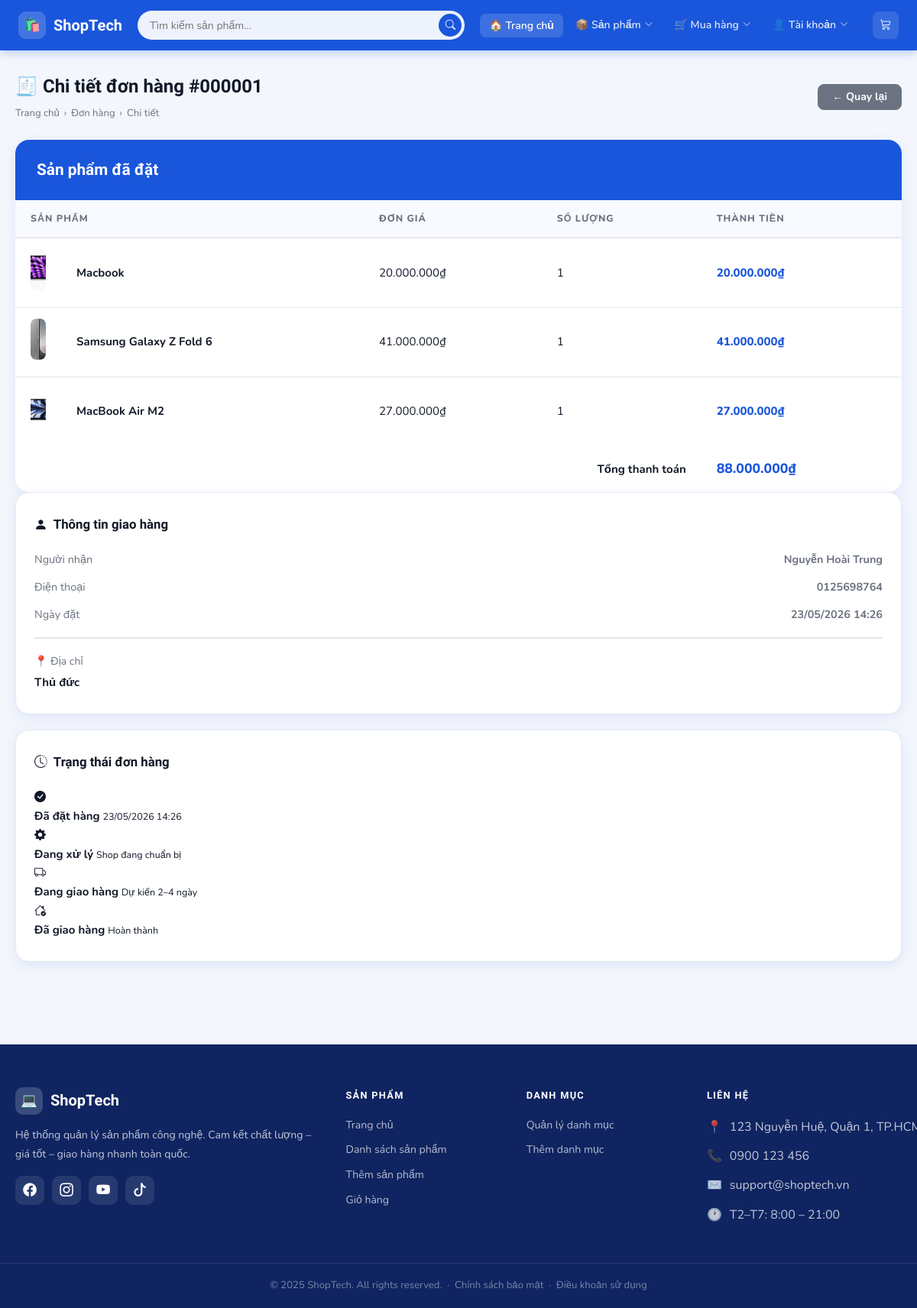
Screenshot of /Product/orderDetail/1 with the database file from the repository.
### tables this page shows
CREATE TABLE IF NOT EXISTS `orders` (
  `id` int NOT NULL AUTO_INCREMENT,
  `name` varchar(255) NOT NULL,
  `phone` varchar(20) NOT NULL,
  `address` text NOT NULL,
  `created_at` timestamp NULL DEFAULT CURRENT_TIMESTAMP,
  PRIMARY KEY (`id`)
);

CREATE TABLE IF NOT EXISTS `order_details` (
  `id` int NOT NULL AUTO_INCREMENT,
  `order_id` int NOT NULL,
  `product_id` int NOT NULL,
  `quantity` int NOT NULL,
  `price` decimal(10,2) NOT NULL,
  PRIMARY KEY (`id`),
  KEY `order_id` (`order_id`),
  CONSTRAINT `order_details_ibfk_1` FOREIGN KEY (`order_id`) REFERENCES `orders` (`id`)
);

CREATE TABLE IF NOT EXISTS `product` (
  `id` int NOT NULL AUTO_INCREMENT,
  `name` varchar(100) NOT NULL,
  `description` text,
  `price` decimal(10,2) NOT NULL,
  `image` varchar(255) DEFAULT NULL,
  `category_id` int DEFAULT NULL,
  PRIMARY KEY (`id`),
  KEY `category_id` (`category_id`),
  CONSTRAINT `product_ibfk_1` FOREIGN KEY (`category_id`) REFERENCES `category` (`id`) ON DELETE CASCADE
);

### app/controllers/ProductController.php (called while the page is built, shortened)
<?php
require_once('app/config/database.php');
require_once('app/models/OrderModel.php');
class ProductController
{
    private $db;
    public function __construct()
    {
        $this->db = (new Database())->getConnection();
    }
public function orderDetail($id)
{
    $orderModel   = new OrderModel($this->db);
    $order        = $orderModel->getOrderById($id);
    $orderDetails = $orderModel->getOrderDetails($id);
    include 'app/views/product/order_detail.php';
}
}
?>

### index.php (called while the page is built, shortened)
<?php
$url = $_GET['url'] ?? 'product';
$url = rtrim($url, '/');
$url = filter_var($url, FILTER_SANITIZE_URL);
$url = explode('/', $url);
$action = isset($url[1]) && $url[1] != ''
    ? $url[1]
    : 'index';
$controller = new $controllerName();
call_user_func_array([$controller, $action], array_slice($url, 2));
?>

### app/config/database.php (called while the page is built, shortened)
<?php
class Database
{
    private $host = "localhost";
    private $db_name = "my_store";
    private $username = "root";
    private $password = "";
    public function getConnection()
    {
        $this->conn = null;
        try {
            $this->conn = new PDO(
                "mysql:host=" . $this->host . ";dbname=" . $this->db_name,
                $this->username,
                $this->password
            );
            $this->conn->exec("set names utf8");
        } catch (PDOException $exception) {
            echo "Connection error: " . $exception->getMessage();
        }
        return $this->conn;
    }
}

### app/models/OrderModel.php (called while the page is built, shortened)
<?php
class OrderModel
{
    private $db;
    public function __construct($db)
    {
        $this->db = $db;
    }
    public function getOrderById($id)
    {
        $stmt = $this->db->prepare("SELECT * FROM orders WHERE id = ?");
        $stmt->execute([$id]);
        return $stmt->fetch(PDO::FETCH_OBJ);
    }
    public function getOrderDetails($order_id)
    {
        $stmt = $this->db->prepare(
            "SELECT od.*, p.name as product_name, p.image
             FROM order_details od
             LEFT JOIN product p ON od.product_id = p.id
             WHERE od.order_id = ?"
        );
        $stmt->execute([$order_id]);
        return $stmt->fetchAll(PDO::FETCH_OBJ);
    }
}

### app/views/product/order_detail.php (the view, shortened to what this page needs)
<?php include 'app/views/shares/header.php'; ?>
<div class="st-page">
<div class="st-container">
  <div class="st-page-head fade-up">
    <div>
      <h1>🧾 Chi tiết đơn hàng
        #<?php echo str_pad($order->id, 6, '0', STR_PAD_LEFT); ?>
      </h1>
      <div class="st-breadcrumb">
        <a href="/Product">Trang chủ</a> ›
        <a href="/Product/myOrders">Đơn hàng</a> ›
        <span>Chi tiết</span>
      </div>
    </div>
    <a href="/Product/myOrders" class="btn btn-secondary">
      ← Quay lại
    </a>
  </div>
  <div class="st-order-detail-layout">
    <div>
      <div class="st-table-card fade-up">
        <div class="st-table-header">
          <h1>Sản phẩm đã đặt</h1>
        </div>
        <table class="st-table">
          <thead>
            <tr>
              <th colspan="2">Sản phẩm</th>
              <th>Đơn giá</th>
              <th>Số lượng</th>
              <th>Thành tiền</th>
            </tr>
          </thead>
          <tbody>
            <?php
            $grandTotal = 0;
            foreach ($orderDetails as $d):
                $sub = $d->price * $d->quantity;
                $grandTotal += $sub;
            ?>
            <tr>
              <td style="width:60px">
                <?php if (!empty($d->image)): ?>
                  <img src="/<?php echo htmlspecialchars($d->image, ENT_QUOTES, 'UTF-8'); ?>"
                       style="width:54px;height:54px;object-fit:cover;border-radius:8px">
                <?php else: ?>
                  <div style="width:54px;height:54px;background:var(--bg-page);border-radius:8px;display:flex;align-items:center;justify-content:center;font-size:1.5rem">📦</div>
                <?php endif; ?>
              </td>
              <td style="font-weight:700">
                <?php echo htmlspecialchars($d->product_name, ENT_QUOTES, 'UTF-8'); ?>
              </td>
              <td><?php echo number_format($d->price, 0, ',', '.'); ?>₫</td>
              <td><?php echo $d->quantity; ?></td>
              <td style="font-weight:800;color:var(--primary)">
                <?php echo number_format($sub, 0, ',', '.'); ?>₫
              </td>
            </tr>
            <?php endforeach; ?>
          </tbody>
          <tfoot>
            <tr>
              <td colspan="4" style="text-align:right;font-weight:700;padding:16px 20px">
                Tổng thanh toán
              </td>
              <td style="font-weight:800;font-size:1.1rem;color:var(--primary);padding:16px 20px">
                <?php echo number_format($grandTotal, 0, ',', '.'); ?>₫
              </td>
            </tr>
          </tfoot>
        </table>
      </div>
    </div>
    <div class="st-order-detail-sidebar fade-up">
      <div class="st-cart-summary-box" style="margin-bottom:20px">
        <div class="st-summary-title"><i class="bi bi-person-fill"></i> Thông tin giao hàng</div>
        <div class="st-summary-rows">
          <div class="st-summary-row">
            <span>Người nhận</span>
            <strong><?php echo htmlspecialchars($order->name, ENT_QUOTES, 'UTF-8'); ?></strong>
          </div>
          <div class="st-summary-row">
            <span>Điện thoại</span>
            <strong><?php echo htmlspecialchars($order->phone, ENT_QUOTES, 'UTF-8'); ?></strong>
          </div>
          <div class="st-summary-row">
            <span>Ngày đặt</span>
            <strong><?php echo date('d/m/Y H:i', strtotime($order->created_at)); ?></strong>
          </div>
        </div>
        <div class="st-summary-divider"></div>
        <div style="font-size:.88rem;color:var(--text-muted)">📍 Địa chỉ</div>
        <div style="font-weight:700;margin-top:4px">
          <?php echo htmlspecialchars($order->address, ENT_QUOTES, 'UTF-8'); ?>
        </div>
      </div>
      <div class="st-cart-summary-box">
        <div class="st-summary-title"><i class="bi bi-clock-history"></i> Trạng thái đơn hàng</div>
        <div class="st-status-timeline" style="flex-direction:column;gap:0">
          <div class="st-timeline-step done">
            <div class="st-tl-dot"><i class="bi bi-check-circle-fill"></i></div>
            <div class="st-tl-info">
              <strong>Đã đặt hàng</strong>
              <small><?php echo date('d/m/Y H:i', strtotime($order->created_at)); ?></small>
            </div>
          </div>
          <div class="st-timeline-step active">
            <div class="st-tl-dot"><i class="bi bi-gear-fill"></i></div>
            <div class="st-tl-info">
              <strong>Đang xử lý</strong>
              <small>Shop đang chuẩn bị</small>
            </div>
          </div>
          <div class="st-timeline-step">
            <div class="st-tl-dot"><i class="bi bi-truck"></i></div>
            <div class="st-tl-info">
              <strong>Đang giao hàng</strong>
              <small>Dự kiến 2–4 ngày</small>
            </div>
          </div>
          <div class="st-timeline-step">
            <div class="st-tl-dot"><i class="bi bi-house-check"></i></div>
            <div class="st-tl-info">
              <strong>Đã giao hàng</strong>
              <small>Hoàn thành</small>
            </div>
          </div>
        </div>
      </div>
    </div>
  </div>
</div>
</div>
<?php include 'app/views/shares/footer.php'; ?>

### public/css/style.css (style rules this page uses)
:root { --primary: #1a56db; --primary-dark: #1341b0; --primary-light: #e8f0fe; --accent: #f59e0b; --danger: #ef4444; --success: #10b981; --warning: #f59e0b; --text-dark: #111827; --text-muted: #6b7280; --bg-page: #f3f6fc; --bg-card: #ffffff; --border: #e5e7eb; --radius: 12px; --radius-lg: 18px; --shadow-sm: 0 1px 4px rgba(0,0,0,.06); --shadow-md: 0 4px 16px rgba(26,86,219,.10); --shadow-lg: 0 8px 32px rgba(26,86,219,.15); --transition: all .22s cubic-bezier(.4,0,.2,1); --navbar-h: 66px; --font-head: 'Sora', sans-serif; --font-body: 'Nunito', sans-serif; }
*, *::before, *::after { box-sizing: border-box; margin: 0; padding: 0; }
body { font-family: var(--font-body); background: var(--bg-page); color: var(--text-dark); font-size: 15px; line-height: 1.65; padding-top: var(--navbar-h); }
a { color: var(--primary); text-decoration: none; transition: var(--transition); }
h1,h2,h3,h4,h5,h6 { font-family: var(--font-head); font-weight: 700; }
img { max-width: 100%; }
.st-page { padding: 28px 0 48px; }
.st-container { max-width: 1260px; margin: 0 auto; padding: 0 20px; }
.st-table-card { background: var(--bg-card); border-radius: var(--radius-lg); overflow: hidden; box-shadow: var(--shadow-md); }
.st-table-header { background: var(--primary); padding: 22px 28px; display: flex; align-items: center; justify-content: space-between; color: #fff; }
.st-table-header h1 { font-size: 1.3rem; margin: 0; }
.st-table { width: 100%; border-collapse: collapse; }
.st-table thead th { background: #f8faff; font-size: .78rem; font-weight: 800; letter-spacing: .08em; text-transform: uppercase; color: var(--text-muted); padding: 14px 20px; text-align: left; border-bottom: 2px solid var(--border); }
.st-table tbody tr { border-bottom: 1px solid var(--border); transition: var(--transition); }
.st-table tbody td { padding: 14px 20px; vertical-align: middle; }
.st-table tbody tr:last-child { border-bottom: none; }
.btn { display: inline-flex; align-items: center; justify-content: center; gap: 6px; font-family: var(--font-body); font-weight: 700; font-size: .88rem; padding: 9px 18px; border-radius: 8px; border: 1.5px solid transparent; cursor: pointer; transition: var(--transition); line-height: 1; }
.btn-secondary { background: var(--text-muted); color: #fff; border-color: var(--text-muted); }
.st-page-head { display: flex; align-items: center; justify-content: space-between; margin-bottom: 24px; flex-wrap: wrap; gap: 12px; }
.st-page-head h1 { font-size: 1.5rem; }
.st-breadcrumb { font-size: .82rem; color: var(--text-muted); margin-top: 4px; display: flex; align-items: center; gap: 6px; }
.st-breadcrumb a { color: var(--text-muted); }
.fade-up { animation: fadeUp .45s ease both; }
.st-cart-summary-box { background: var(--bg-card); border-radius: var(--radius-lg); box-shadow: var(--shadow-md); padding: 28px 24px; position: sticky; top: calc(var(--navbar-h) + 16px); border: 1.5px solid var(--border); }
.st-summary-title { font-family: var(--font-head); font-size: 1.05rem; font-weight: 800; color: var(--text-dark); margin-bottom: 20px; display: flex; align-items: center; gap: 8px; }
.st-summary-rows { display: flex; flex-direction: column; gap: 12px; }
.st-summary-row { display: flex; justify-content: space-between; font-size: .9rem; color: var(--text-muted); }
.st-summary-divider { height: 1.5px; background: var(--border); margin: 18px 0; }

### rows the page displays
orders: id "000001", name "Nguyễn Hoài Trung", phone "0125698764", created_at "23/05/2026 14:26", address "Thủ đức"
order_details: product.image (picture), product.name "Macbook", price "20.000.000", quantity "1", sub "20.000.000"
order_details: product.image (picture), product.name "Samsung Galaxy Z Fold 6", price "41.000.000", quantity "1", sub "41.000.000"
order_details: product.image (picture), product.name "MacBook Air M2", price "27.000.000", quantity "1", sub "27.000.000"

### other values shown
$grandTotal "88.000.000"
